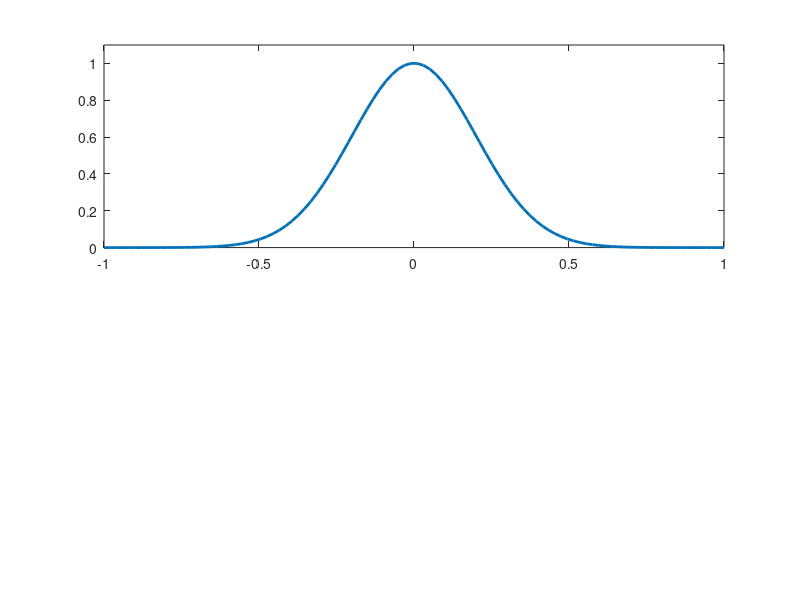
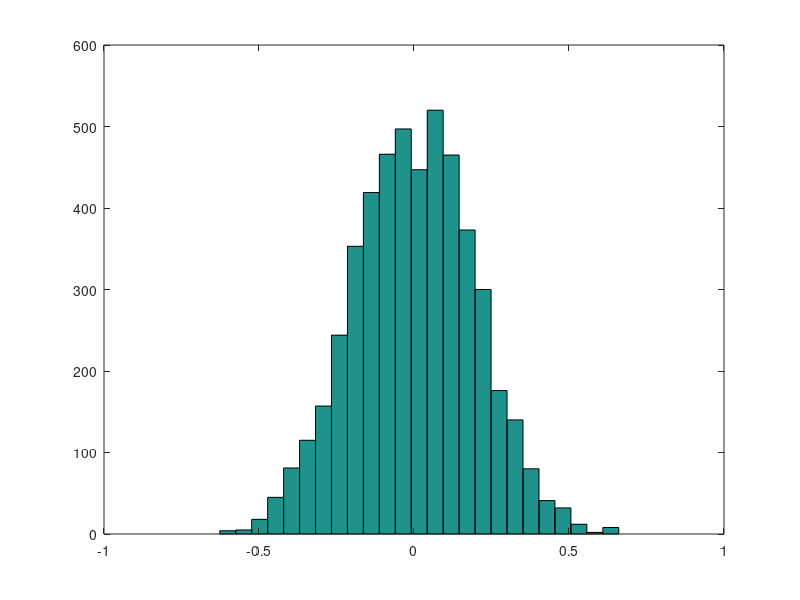

The MATLAB source for these figures, in order:
% xMHexample.m
%
% an animated example of the metropolis hastings algorithm
%
% Created 7 March 2017

clear; close all;

% target
t_mu = 0;
t_sd = 0.2;

% generate true likelihood
x = linspace(-1,1);
y = normpdf(x,t_mu,t_sd);
y = y./max(y); % normalize it 

% plot true likelihood
figure(1);
subplot(2,1,1);
plot(x,y,'-','LineWidth',2);
hold on;
axis([-1, 1, 0, 1.1])

% proposal
p_mu = 0.5;
p_sd = 0.1;

% alogirthm
njump = 5000;

track = [];
kX = p_mu;

% movie-making
% F1(njump) = struct('cdata',[],'colormap',[]);
tic;
for ii = 1:njump
    
    track = [track,kX];
    
    % choose candidate point from normal distribution centred around kX,
    % with standard deviation p_sd
    kY = kX + p_sd.*randn;
    
    % evaluate our function at point kX and point kY
    pi_X = normpdf(kX,t_mu,t_sd);
    pi_Y = normpdf(kY,t_mu,t_sd);
    
    if min(pi_Y./pi_X,1) > rand
        kX = kY;
    end
    
    % show points
%     figure(1);
%     subplot(2,1,1);
%     plot(kX,0.1,'ro');
%     
%     subplot(2,1,2);
%     plot(track,1:ii,'k-');
%     axis([-1, 1, 0, njump])
%     drawnow;
%     
%     F1(ii) = getframe(gcf);
    
    % update proposal distribution size after enough time has passed
    if ii > 100
        p_sd = std(track(floor(ii/2):ii));
    end
end
toc;
% % show tracking
% figure(4);
% plot(track,1:njump,'k-');

% show result
figure(3)
hist(track,25);
xlim([-1,1]);